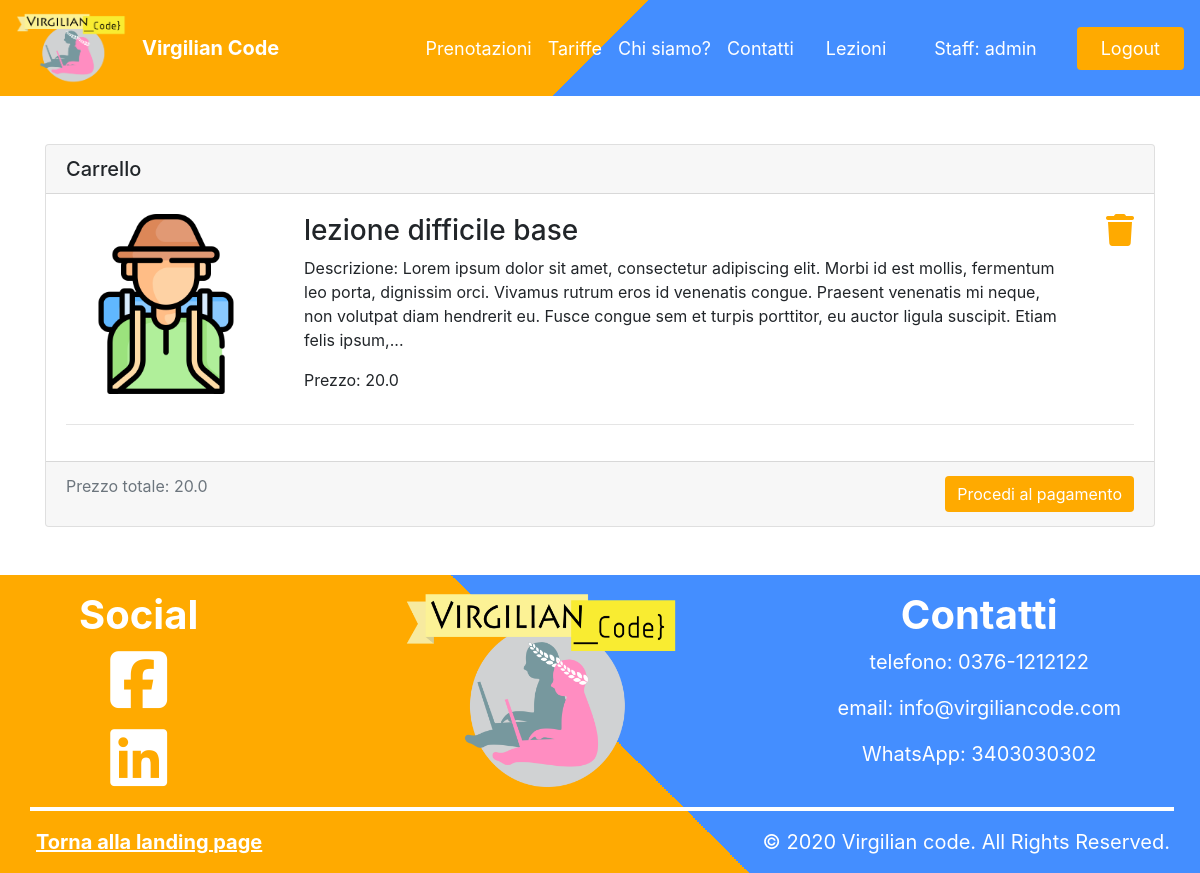
Page /user_cart/cart/ (signed in) on the earlier database version.
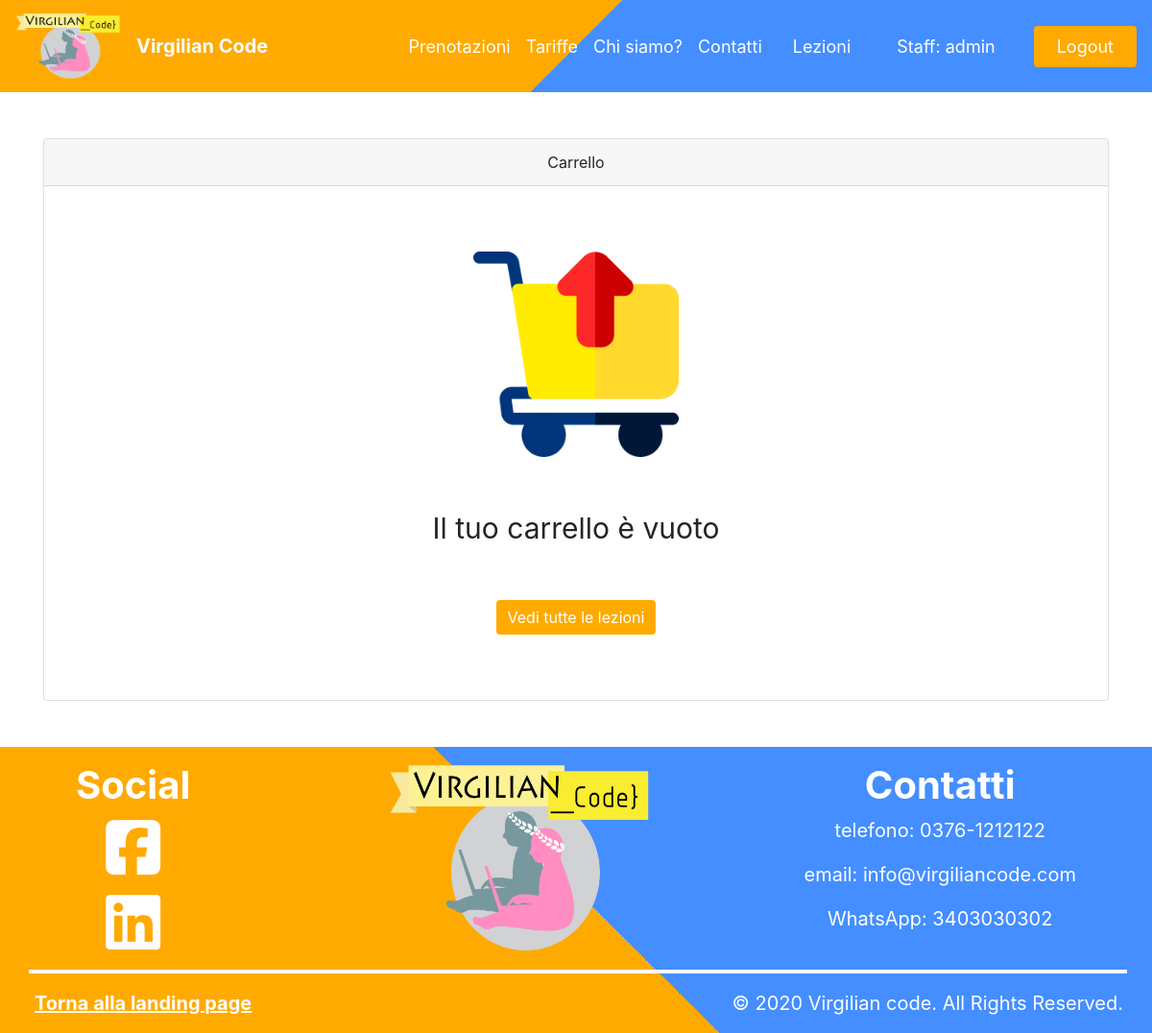
Same page on the later database version.
### lessons_management/models.py (models this page shows, shortened)
class Lesson(models.Model):
    GENRE_CHOICES = (('PC', 'Punta e clicca'), ('A', 'Avventura'), ('GM', 'Gioco matematico'), ('ST', 'Story-telling'), ('GV', 'Giochi vocali'), ('R', 'Racing'), ('AL', 'Altro...'))
    DIFFICULTY_CHOICES = (('1.0','Facile - base'), ('2.0', 'Facile - avanzato'), ('3.0', 'Media - base'), ('4.0', 'Media - avanzata'), ('5.0', 'Difficile - base'), ('6.0', 'Difficile - avanzata'))
    user = models.ForeignKey(User, on_delete=models.SET(5), null=True)
    title = models.CharField(max_length=60)
    description = models.TextField(max_length=1000)
    difficulty = models.CharField(max_length=30, choices=DIFFICULTY_CHOICES, default='1.0')
    genre = models.CharField(max_length=30, choices=GENRE_CHOICES, default='A')
    price = models.FloatField(default=20.0)
    video = models.FileField(upload_to='video_lessons', validators=[validate_file_extension]) #videolezione

### user_cart/models.py (models this page shows, shortened)
class CartDetail(models.Model):
    cart = models.ForeignKey(Cart, on_delete=models.CASCADE, null=True)
    product_id = models.IntegerField()

### user_cart/views.py (the view)
# urls.py: path('cart/', views.CartView.as_view(), name='cart'),
class CartView(TemplateView):
    template_name = 'user_cart/cart.html'
    def get_context_data(self, **kwargs):
        context = super(CartView, self).get_context_data(**kwargs)
        try:
            cart = Cart.objects.get(user=self.request.user.id)
        except Cart.DoesNotExist:
            cart = Cart.objects.create(user=self.request.user)
            cart.save()
        finally:
            cart_details = CartDetail.objects.all().filter(cart=cart.id)
            lessons = Lesson.objects.filter(id__in=[cart_detail.product_id for cart_detail in cart_details])
            totale = 0.0
            sconto = 0
            if len(lessons) != 0:
                for lesson in lessons:
                    totale += lesson.price
                sconto = int(len(lessons)/5)
            context.update({
                'lessons': lessons,
                'totale': totale,
                'cart_details': cart_details,
            })
            if sconto != 0:
                context.update({
                    'sconto': 'si',
                    'totale_scontato': totale - sconto * 20,
                })
            else:
                context.update({'sconto': 'no',})
            return context

### user_cart/templates/user_cart/cart.html (shortened to what this page needs)
{% extends 'base.html' %}
{% load static %}
{% block personal_css %}
        <link rel="stylesheet" href="{% static 'css/cart.css' %}"/>
{% endblock %}
{% block content %}
    <div class="container my-5">
        {% if lessons.count == 0 %}
            <div class="card text-center">
                <div class="card-header">
                    Carrello
                </div>
                <div class="card-body">
                    <img class="mx-auto cart-empty-img my-5" src="{% static 'img/cart_empty.png' %}">
                    <p class="text-center cart-empty-text my-1">Il tuo carrello è vuoto</p>
                    <a class="btn btn-primary mx-auto my-5" href="{% url 'homePage' %}">Vedi tutte le lezioni</a>
                </div>
            </div>
        {% else %}
<div class="card">
    <h5 class="card-header">Carrello</h5>
    <div class="card-body">
        {% for lesson in lessons %}
            <div class="d-flex flex-row">
                {% if lesson.genre == 'PC' %}
                        <img style="margin-left: 10px; width: 180px; height: 180px"  class="lesson-img" src="{% static 'img/lessons/click.png' %}"/>
                    {% elif lesson.genre == 'A' %}
                        <img style="margin-left: 10px; width: 180px; height: 180px"  class="lesson-img" src="{% static 'img/lessons/tourist.png' %}"/>
                    {% elif lesson.genre == 'GM' %}
                        <img style="margin-left: 10px; width: 180px; height: 180px"  class="lesson-img" src="{% static 'img/lessons/calculator.png' %}"/>
                    {% elif lesson.genre == 'ST' %}
                        <img style="margin-left: 10px; width: 180px; height: 180px"  class="lesson-img" src="{% static 'img/lessons/book.png' %}"/>
                    {% elif lesson.genre == 'GV' %}
                        <img style="margin-left: 10px; width: 180px; height: 180px"  class="lesson-img" src="{% static 'img/lessons/microphone.png' %}"/>
                    {% elif lesson.genre == 'R' %}
                        <img style="margin-left: 10px; width: 180px; height: 180px"  class="lesson-img" src="{% static 'img/lessons/start.png' %}"/>
                    {% elif lesson.genre == 'AL' %}
                        <img style="margin-left: 10px; width: 180px; height: 180px"  class="lesson-img" src="{% static 'img/lessons/icon.png' %}"/>
                    {% endif %}
                <div class="mx-5">
                    <h3>{{ lesson.title }}</h3>
                    <p>Descrizione: {{ lesson.description|truncatechars:347 }}...</p>
                    <p>Prezzo: {{ lesson.price }}</p>
                </div>
                {% for cart_detail in cart_details %}
                    {% if cart_detail.product_id == lesson.id %}
                        <a href="{% url 'cart_remove' cart_detail.id %}"><i class="fas fa-trash fa-2x"></i></a>
                    {% endif %}
                {% endfor %}
            </div>
            <hr></hr>
        {% endfor %}
    </div>
    <div class="card-footer text-muted d-flex flex-row justify-content-between align-items-center">
        {% if sconto == 'si' %}
            <p>Prezzo totale (scontato): <del>{{ totale }}€</del> {{ totale_scontato }}€</p>
        {% else %}
            <p>Prezzo totale: {{ totale }}</p>
        {% endif %}
        <a class="btn btn-primary" href="{% url 'cart_purchase_confirm' %}">Procedi al pagamento</a>
    </div>
</div>
        {% endif %}
    </div>
{% endblock %}

Differences in the rows shown:
removed Lesson: title "lezione difficile base", description "Lorem ipsum dolor sit amet, consectetur adipiscing elit. Morbi id est mollis, fermentum leo porta, dignissim orci. Vivamus rutrum eros id venenatis congue. Praesent venenatis mi neque, non volutpat diam hendrerit eu. Fusce congue sem et turpis porttitor, eu auctor ligula suscipit. Etiam felis ipsum,", price "20.0"
removed CartDetail: product_id 5 (drawn)
Other differences:
{{ totale }}: "20.0" → (not shown)
text no longer shown: "Prezzo totale: Procedi al pagamento"
text now shown: "Il tuo carrello è vuoto Vedi tutte le lezioni"
